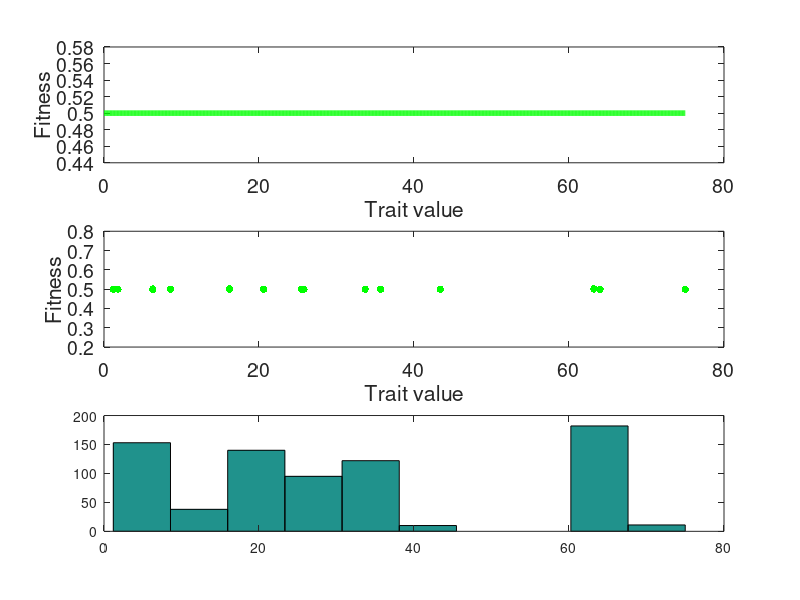

MATLAB code to generate this figure:
%===================================================
%U Zurich BIO 365 Ecological Networks
%14 March -- 4 April, 2019
%@Jordi Bascompte
%---------------------------------
%Eco-evolutionary networks
%@Carlos Melian

%=================GOAL=================================================================================
%Illustation initial trait and fitness distributions for one resource and one consumer
%Concepts: demography and drift -- neutral scenario --> all individuals equal fitness, w
%======================================================================================================

%Trait distribution resource========================================================
for s = 25;
                Zr = -1.5*s:1e-1:1.5*s;%Tuning s to change initial abundance and std
                mu = 0;
                ZrB = normpdf(Zr, mu, s);%Frequency each phenotype
                %----type help normpdf ------
                Zr = Zr + abs(min(Zr));%Move everything to positive trait values
end
%===================================================================================

%Trait distribution consumer========================================================
for s = 4;
                Zc = -1.5*s:1e-1:1.5*s;%Tuning s to change initial abundance and std
                ZrC = normpdf(Zc, mu, s);%Frequency each phenotype
                %----type help normpdf ------
                Zc = Zc + abs(min(Zc));%Move everything to the right to positive trait values
end
%=================================================================================
%=========W function of trait value ==================================
neutral = 0;
for pB = 1:length(Zr);
WBN(pB,2) = 1/(1 + exp(-neutral*(Zr(1,pB) - mean(Zc))^2));
WBN(pB,1) = Zr(1,pB);
end

Zo = mean(WBN(:,1))
COVo = cov(WBN(:,1),WBN(:,2))

subplot(3,1,1)
hr1 = plot(WBN(:,1),WBN(:,2),'g',"markersize", 12);%Visualize
%a =unifrnd(0,1);
%b =unifrnd(0,1);
%c =unifrnd(0,1);
%set(hr1,'color',[a b c]);
set(hr1,'LineWidth',4);
%title('Resource',"fontsize",10)
xlabel('Trait value',"fontsize",14)
ylabel('Fitness',"fontsize",14)
set(gca,'fontsize',14);

%Sampling cov(w,z)=========================
%NEUTRAL
for i = 1:50000;
s = zeros(1,1);b = zeros(1,1);d = zeros(1,1);

s = size(WBN(:,1)); 
%Birth
b = unidrnd(s(1,1));
%Death
d = unidrnd(s(1,1));

%Offspring in d=====Phenotypic evolution
nua=0.0001;%rate phenotypic change
nub=-0.0001;%rate phenotypic change
%==============================

%Change in w values for the new phenotype
wua = 0.0001;%rate w change
wub = -0.0001;%rate w change
%==============================

WBN(d,1) = WBN(b,1) + (nua + (nub-nua).*rand(1,1));
WBN(d,2) = WBN(b,2) +  (wua + (wub-wua).*rand(1,1));
end 

%===============
Z = mean(WBN(:,1))
COV = cov(WBN(:,1),WBN(:,2))


subplot(3,1,2)
hr1 = plot(WBN(:,1),WBN(:,2),'g.',"markersize", 16);%Visualize
%a =unifrnd(0,1);
%b =unifrnd(0,1);
%c =unifrnd(0,1);
%set(hr1,'color',[a b c]);
set(hr1,'LineWidth',4);
%title('Resource',"fontsize",10)
xlabel('Trait value',"fontsize",14)
ylabel('Fitness',"fontsize",14)
set(gca,'fontsize',14);
axis([0 80 0.2 0.8])

subplot(3,1,3)
hist(WBN(:,1))
%=======================================







